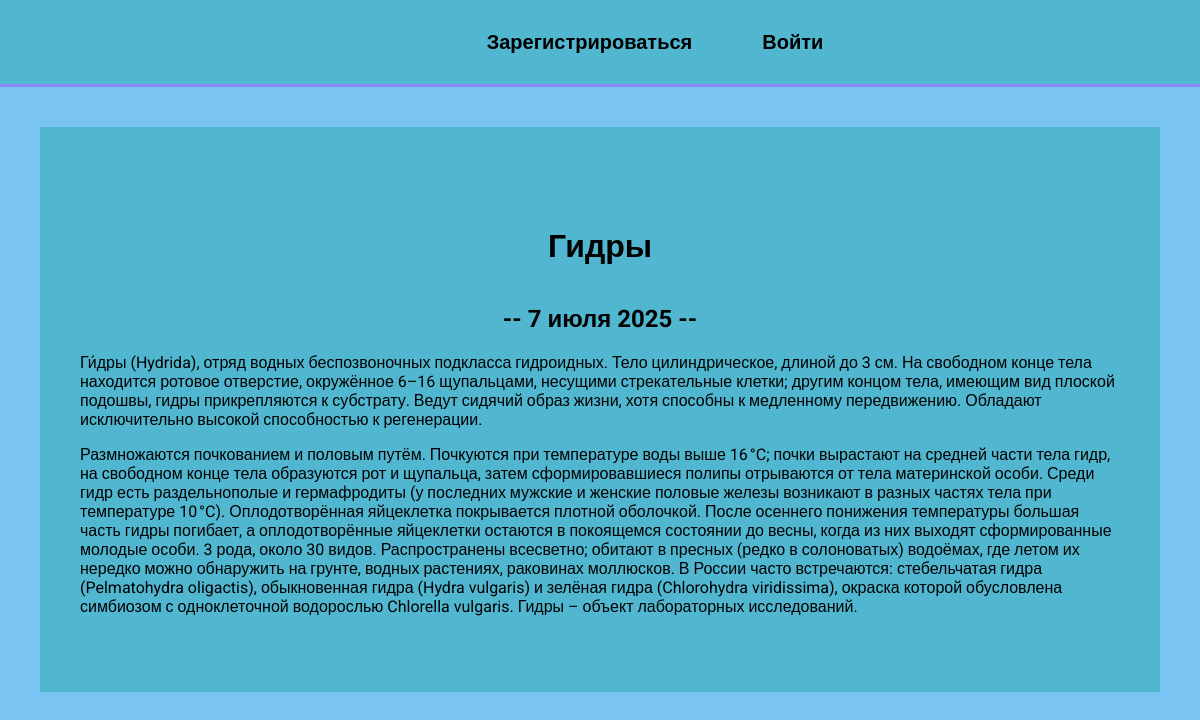
Screenshot of /blo/5/ with the database file from the repository.
### blo/models.py (models this page shows, shortened)
class Blo(models.Model):
    title = models.CharField(max_length=200)
    description = models.TextField()
    date = models.DateField()

### blo/views.py (the view)
# urls.py: path('<int:blo_id>/', views.detail, name ="detail"),
def detail(request, blo_id):
    blo = get_object_or_404(Blo, pk=blo_id)
    return render(request, 'blo/details.html', {'blo': blo})

### blo/templates/blo/details.html
{% extends 'dz/base.html' %}
{% block content %}
<div class="detail">
    <h1>{{ blo.title }}</h1>
    <h2>-- {{ blo.date|date:'j E Y' }} --</h2>
    {{ blo.description|safe }}
</div>
{% endblock %}

### dz/static/css/style.css (style rules this page uses)
body { font-family: "Roboto", sans-serif; background: #79c4f2; padding: 0; margin: 0; }
h1 { text-align: center; margin: 60px 0 40px; }
h2 { text-align: center; margin: 20px 0; }
.detail { background: rgb(81, 183, 208); padding: 40px 40px 60px; box-sizing: border-box; margin: 40px; }

### rows the page displays
Blo: title "Гидры", date "7 июля 2025", description "Ги́дры (Hydrida), отряд водных беспозвоночных подкласса гидроидных. Тело цилиндрическое, длиной до 3 см. На свободном конце тела находится ротовое отверстие, окружённое 6–16 щупальцами, несущими стрекательные клетки; другим концом тела, имеющим вид плоской подошвы, гидры прикрепляются к субстрату. Ведут сидячий образ жизни, хотя способны к медленному передвижению. Обладают исключительно высокой способностью к регенерации. Размножаются почкованием и половым путём. Почкуются при температуре воды выше 16 °C; почки вырастают на средней части тела гидр, на свободном конце тела образуются рот и щупальца, затем сформировавшиеся полипы отрываются от тела материнской особи. Среди гидр есть…"
